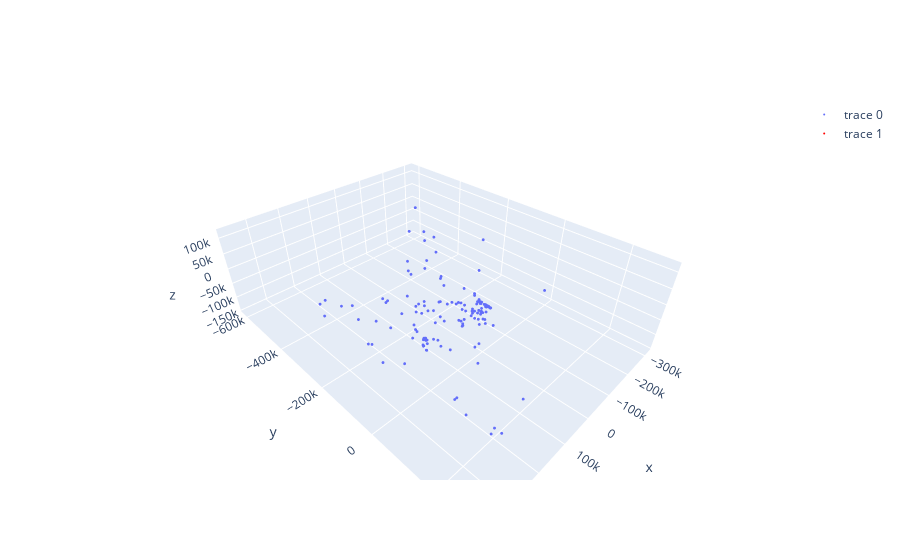

Notebook code cell kept with this figure:
### Code cell
fig = go.Figure()
world_points = vo.get_map()['points']

world_points_hom = np.hstack((world_points, np.ones((len(world_points), 1))))
C = camera.get_camera_transform()
world_points = (C @ world_points_hom.T).T
print('Number of world points: ', len(world_points))

x_coords = [point[0]*0.208 for point in world_points]
y_coords = [point[1]*0.208 for point in world_points]
z_coords = [point[2]*0.208 for point in world_points]

fig.add_trace(go.Scatter3d(x=x_coords, y=y_coords, z=z_coords, mode='markers', marker=dict(size=1)))


points = []
world_points = data.get_world()
for i in range(len(world_points)):
    landmark_position = world_points[i]['landmark_position']   
    points.append(landmark_position)

x_coords = [point[0] for point in points]
y_coords = [point[1] for point in points]
z_coords = [point[2] for point in points]

fig.add_trace(go.Scatter3d(x=x_coords, y=y_coords, z=z_coords, mode='markers', marker=dict(size=1, color='red')))



fig.show()

### Figure 1 — Plotly figure (JSON) as saved in the notebook; plotly's stock layout.template omitted (floating-point values rounded to 4 significant figures; data arrays with more than 128 entries replaced by an {"elided": "..."} marker saying what was removed)
{"data": [{"marker": {"size": 1}, "mode": "markers", "type": "scatter3d", "x": {"elided": "490 float values"}, "y": {"elided": "490 float values"}, "z": {"elided": "490 float values"}}, {"marker": {"color": "red", "size": 1}, "mode": "markers", "type": "scatter3d", "x": {"elided": "1000 float values"}, "y": {"elided": "1000 float values"}, "z": {"elided": "1000 float values"}}], "layout": {}}
